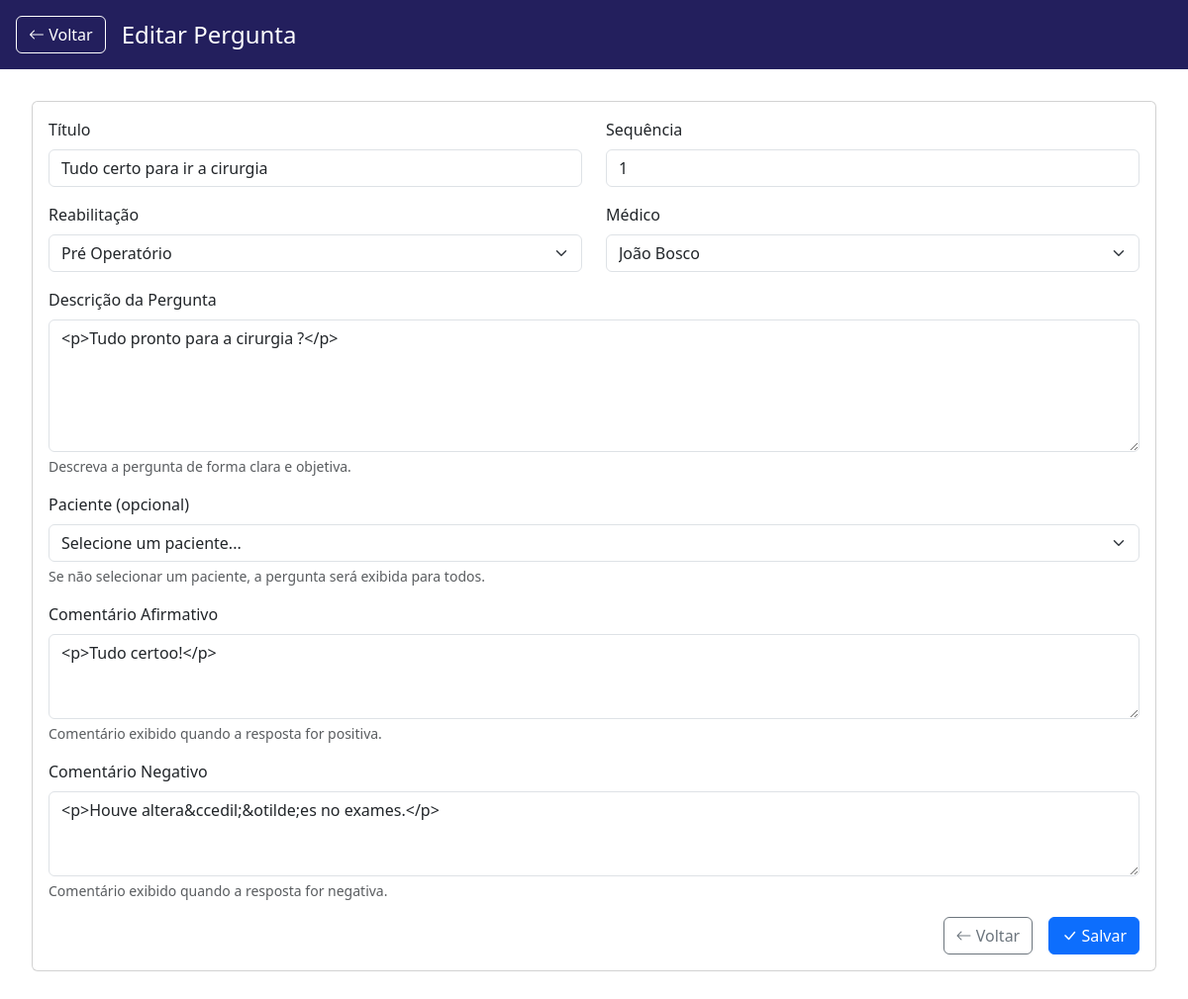
The page /index.php?page=admin/perguntas_form&id=42 (signed in) on the database its author committed.
### tables this page shows
CREATE TABLE IF NOT EXISTS `perguntas` (
  `id` int NOT NULL AUTO_INCREMENT,
  `sequencia` varchar(75) DEFAULT NULL,
  `id_reabilitacao` int DEFAULT NULL,
  `momento` varchar(50) DEFAULT NULL,
  `titulo` varchar(255) NOT NULL,
  `descricao` text,
  `id_paciente` int DEFAULT NULL,
  `criado_por` int NOT NULL,
  `data_criacao` datetime DEFAULT CURRENT_TIMESTAMP,
  `data_atualizacao` datetime DEFAULT NULL ON UPDATE CURRENT_TIMESTAMP,
  `id_medico` int DEFAULT NULL,
  `data_comentario` datetime DEFAULT NULL,
  `comentario_afirmativo` varchar(500) DEFAULT NULL,
  `comentario_negativo` varchar(500) DEFAULT NULL,
  `id_momento` int DEFAULT NULL,
  PRIMARY KEY (`id`),
  KEY `criado_por` (`criado_por`),
  KEY `id_paciente` (`id_paciente`),
  KEY `id_medico` (`id_medico`),
  KEY `id_reabilitacao` (`id_reabilitacao`),
  KEY `fk_pergunta_momento` (`id_momento`)
);

CREATE TABLE IF NOT EXISTS `reabilitacao` (
  `id` int NOT NULL AUTO_INCREMENT,
  `titulo` varchar(255) NOT NULL,
  `texto` text NOT NULL,
  `momento` varchar(255) NOT NULL DEFAULT '',
  `sequencia` int DEFAULT '0',
  `id_pergunta` int DEFAULT NULL,
  `tipo_problema` int NOT NULL,
  `data_criacao` timestamp NULL DEFAULT CURRENT_TIMESTAMP,
  `data_atualizacao` timestamp NULL DEFAULT CURRENT_TIMESTAMP ON UPDATE CURRENT_TIMESTAMP,
  `id_medico` int DEFAULT NULL,
  `id_paciente` int DEFAULT NULL,
  `duracao_dias` int NOT NULL DEFAULT '7',
  `status` enum('ativo','inativo') NOT NULL DEFAULT 'ativo',
  PRIMARY KEY (`id`),
  KEY `id_medico` (`id_medico`),
  KEY `fk_momento` (`momento`),
  KEY `fk_tipo` (`tipo_problema`) USING BTREE,
  KEY `id_paciente` (`id_paciente`),
  KEY `id_pergunta` (`id_pergunta`)
);

CREATE TABLE IF NOT EXISTS `usuarios` (
  `id` int NOT NULL AUTO_INCREMENT,
  `nome` varchar(255) DEFAULT NULL,
  `email` varchar(255) DEFAULT NULL,
  `cpf` varchar(14) DEFAULT NULL,
  `senha` varchar(255) DEFAULT NULL,
  `tipo_usuario` varchar(50) DEFAULT NULL,
  `status` varchar(50) DEFAULT NULL,
  `data_cadastro` datetime DEFAULT CURRENT_TIMESTAMP,
  PRIMARY KEY (`id`)
);

### pages/admin/perguntas_form.php (the view, shortened to what this page needs)
<?php
$conn = getConnection();
$id = isset($_GET['id']) ? (int)$_GET['id'] : 0;
$pergunta = [
    'titulo' => '',
    'descricao' => '',
    'id_paciente' => null,
    'id_medico' => $_SESSION['user_id'],
    'criado_por' => $_SESSION['user_id'],
    'sequencia' => '',
    'id_reabilitacao' => '',
    'comentario_afirmativo' => '',
    'comentario_negativo' => ''
];
$stmt = $conn->query("SELECT id, nome FROM usuarios WHERE tipo_usuario = 'medico' ORDER BY nome");
$medicos = $stmt->fetchAll(PDO::FETCH_ASSOC);
$stmt = $conn->query("SELECT id, titulo FROM reabilitacao WHERE status = 'ativo' ORDER BY titulo");
$reabilitacoes = $stmt->fetchAll(PDO::FETCH_ASSOC);
if ($id > 0) {
    $stmt = $conn->prepare("SELECT * FROM perguntas WHERE id = ?");
    $stmt->execute([$id]);
    $pergunta = $stmt->fetch(PDO::FETCH_ASSOC);
}
?>
<!DOCTYPE html>
<html lang="pt-BR">
<head>
    <link href="https://cdn.jsdelivr.net/npm/bootstrap@5.3.2/dist/css/bootstrap.min.css" rel="stylesheet">
    <link rel="stylesheet" href="https://cdn.jsdelivr.net/npm/bootstrap-icons@1.11.1/font/bootstrap-icons.css">
</head>
<body>
    <div class="container-fluid">
        <div class="row">
            <div class="col-12 px-0">
                <div class="top-navbar d-flex justify-content-between align-items-center">
                    <div class="d-flex align-items-center">
                        <a href="index.php?page=admin/perguntas" class="btn btn-outline-secondary me-3">
                            <i class="bi bi-arrow-left"></i> Voltar
                        </a>
                        <h4 class="mb-0"><?php echo isset($_GET['id']) ? 'Editar' : 'Nova'; ?> Pergunta</h4>
                    </div>
                </div>
                <div class="main-content">
                    <div class="card">
                        <div class="card-body">
                            <form method="POST" action="">
                                <div class="row">
                                    <div class="col-md-6">
                                        <div class="mb-3">
                                            <label for="titulo" class="form-label">Título</label>
                                            <input type="text" class="form-control" id="titulo" name="titulo"
                                                   value="<?php echo htmlspecialchars($pergunta['titulo']); ?>" required>
                                        </div>
                                        <div class="mb-3">
                                            <label for="id_reabilitacao" class="form-label">Reabilitação</label>
                                            <select class="form-select" id="id_reabilitacao" name="id_reabilitacao" required>
                                                <?php foreach ($reabilitacoes as $reabilitacao): ?>
                                                    <option value="<?php echo $reabilitacao['id']; ?>"
                                                            <?php echo ($reabilitacao['id'] == $pergunta['id_reabilitacao']) ? 'selected' : ''; ?>>
                                                        <?php echo htmlspecialchars($reabilitacao['titulo']); ?>
                                                    </option>
                                                <?php endforeach; ?>
                                            </select>
                                        </div>
                                    </div>
                                    <div class="col-md-6">
                                        <div class="mb-3">
                                            <label for="sequencia" class="form-label">Sequência</label>
                                            <input type="text" class="form-control" id="sequencia" name="sequencia"
                                                   value="<?php echo htmlspecialchars($pergunta['sequencia']); ?>">
                                        </div>
                                        <div class="mb-3">
                                            <label for="id_medico" class="form-label">Médico</label>
                                            <select class="form-select" id="id_medico" name="id_medico" required>
                                                <?php foreach ($medicos as $medico): ?>
                                                    <option value="<?php echo $medico['id']; ?>"
                                                            <?php echo ($medico['id'] == $pergunta['id_medico']) ? 'selected' : ''; ?>>
                                                        <?php echo htmlspecialchars($medico['nome']); ?>
                                                    </option>
                                                <?php endforeach; ?>
                                            </select>
                                        </div>
                                    </div>
                                </div>
                                <div class="mb-3">
                                    <label for="descricao" class="form-label">Descrição da Pergunta</label>
                                    <textarea class="form-control" id="descricao" name="descricao" rows="5"><?php echo trim(htmlspecialchars($pergunta['descricao'])); ?></textarea>
                                    <div class="form-text">Descreva a pergunta de forma clara e objetiva.</div>
                                </div>
                                <div class="mb-3">
                                    <label for="id_paciente" class="form-label">Paciente (opcional)</label>
                                    <select class="form-select" id="id_paciente" name="id_paciente">
                                        <option value="">Selecione um paciente...</option>
                                    </select>
                                    <div class="form-text">Se não selecionar um paciente, a pergunta será exibida para todos.</div>
                                </div>
                                <div class="mb-3">
                                    <label for="comentario_afirmativo" class="form-label">Comentário Afirmativo</label>
                                    <textarea class="form-control" id="comentario_afirmativo" name="comentario_afirmativo"
                                              rows="3"><?php echo trim(htmlspecialchars($pergunta['comentario_afirmativo'])); ?></textarea>
                                    <div class="form-text">Comentário exibido quando a resposta for positiva.</div>
                                </div>
                                <div class="mb-3">
                                    <label for="comentario_negativo" class="form-label">Comentário Negativo</label>
                                    <textarea class="form-control" id="comentario_negativo" name="comentario_negativo"
                                              rows="3"><?php echo trim(htmlspecialchars($pergunta['comentario_negativo'])); ?></textarea>
                                    <div class="form-text">Comentário exibido quando a resposta for negativa.</div>
                                </div>
                                <div class="d-flex justify-content-end">
                                    <a href="index.php?page=admin/perguntas" class="btn btn-outline-secondary me-3">
                                        <i class="bi bi-arrow-left"></i> Voltar
                                    </a>
                                    <button type="submit" class="btn btn-primary">
                                        <i class="bi bi-check-lg"></i> Salvar
                                    </button>
                                </div>
                            </form>
                        </div>
                    </div>
                </div>
            </div>
        </div>
    </div>
</body>
</html>

### pages/admin/perguntas_form.php (style rules this page uses)
.top-navbar { background-color: #231F5D; color: white; padding: 1rem; }
.top-navbar a { color: white; }
.top-navbar .btn-outline-secondary { color: white; border-color: white; }
.main-content { padding: 2rem; }

### rows shown on the page
perguntas: titulo "Tudo certo para ir a cirurgia", id_reabilitacao "Pré Operatório", sequencia "1", id_medico "João Bosco", descricao "<p>Tudo pronto para a cirurgia ?</p>", comentario_afirmativo "<p>Tudo certoo!</p>", comentario_negativo "<p>Houve altera&ccedil;&otilde;es no exames.</p>"
